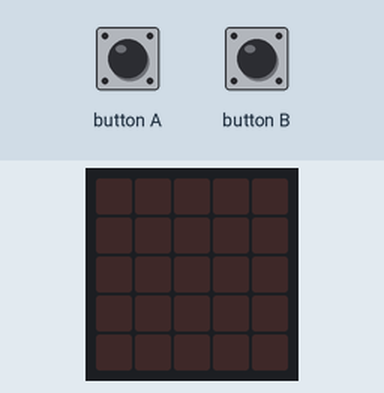
Recording of a program running on a simulated BBC micro:bit (MakeCode). Shown: the board's 5×5 LED display. The test bench sets the inputs (shaded band).

Above: at 1.2 s.
1.3 s: button A pressed for 0.15 s
At 2.6 s:
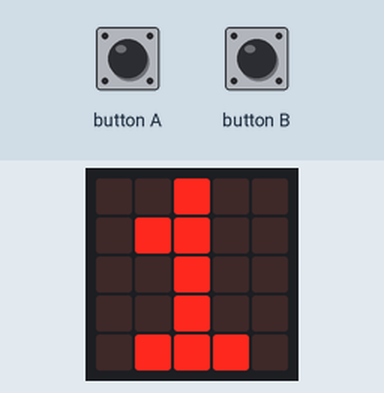
2.9 s: button B pressed for 0.15 s
At 4.0 s:
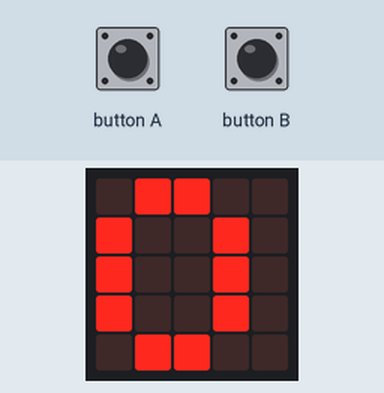
4.5 s: button A pressed for 0.15 s
At 5.2 s:
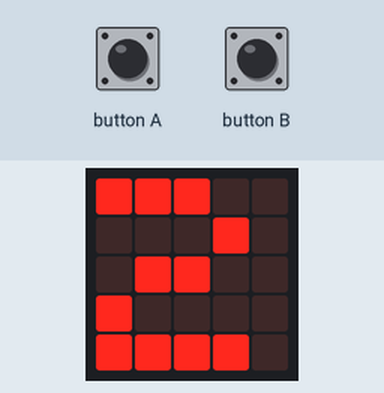
Timing chart, 0 to 7.5 s (numbered marks = the images above; inputs shaded):
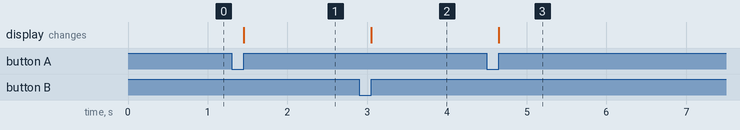

The program:

main.ts
```typescript
input.onButtonPressed(Button.A, function () {
    倒數計時 += 1
    basic.showNumber(倒數計時)
})
input.onButtonPressed(Button.B, function () {
    temp = 倒數計時
    for (let index = 0; index < 倒數計時; index++) {
        temp += -1
        basic.showNumber(temp)
    }
})
let temp = 0
let 倒數計時 = 0
倒數計時 = 0
basic.forever(function () {

})
```

test.ts
```typescript
// 在這裡測試；當此封包作為擴充功能時，將不會編譯此內容。
```

Measured:
- after the input at 1.3 s, the display: changes after 0.15 s (image 1)
- after the input at 2.9 s, the display: changes after 0.15 s (image 2)
- after the input at 4.5 s, the display: changes after 0.15 s (image 3)
